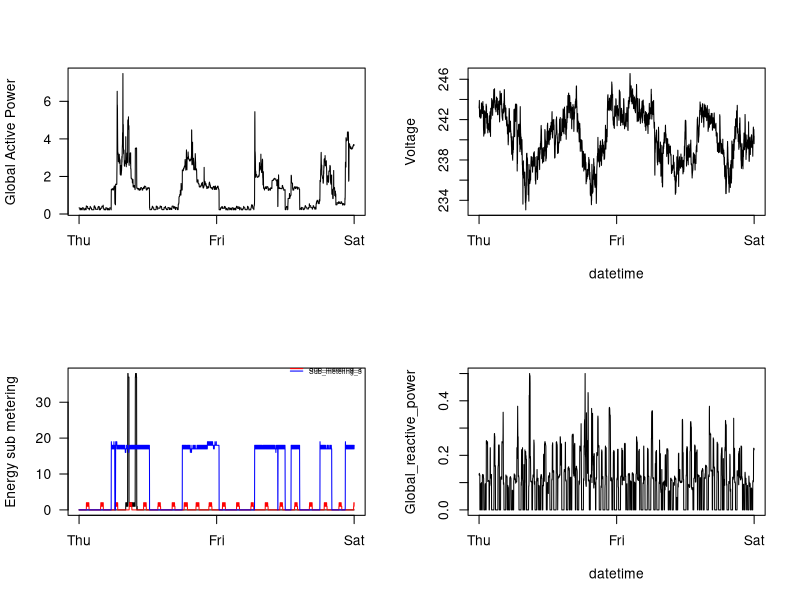

Write R code to recreate this figure.

datos = read.csv("HPC_assignment1.csv")

graphics.off()

par(mfrow=c(2,2))

# Figure (1,1)
plot(datos$Global_active_power, type="l", axes=FALSE,
     xlab="", ylab="Global Active Power")

axis(1, at=c(1, 1441, 2880), labels = c("Thu", "Fri", "Sat"))
axis(2, las=2)
box()

# Figure (1,2)
plot(datos$Voltage, type="l", axes=FALSE,
     xlab="datetime", ylab="Voltage")

axis(1, at=c(1, 1441, 2880), labels = c("Thu", "Fri", "Sat"))
axis(2)
box()

# Figure (2,1)

plot(datos$Sub_metering_1, type="l", axes=FALSE,
     xlab="", ylab="Energy sub metering")
lines(datos$Sub_metering_2, col="red")
lines(datos$Sub_metering_3, col="blue")

axis(1, at=c(1, 1441, 2880), labels = c("Thu", "Fri", "Sat"))
axis(2, las=2)
box()

legend("topright", bty="n", inset=c(0,-0.05),
       legend = paste0("Sub_metering_",1:3),
       col=c("black", "red", "blue"), lty=1,
       y.intersp=0.3, cex=0.5)

# Figure (2,2)

plot(datos$Global_reactive_power, type="l", axes=FALSE,
     xlab="datetime", ylab="Global_reactive_power")

axis(1, at=c(1, 1441, 2880), labels = c("Thu", "Fri", "Sat"))
axis(2)
box()

dev.copy(png, file="plot4.png", width = 480, height = 480)
dev.off()
